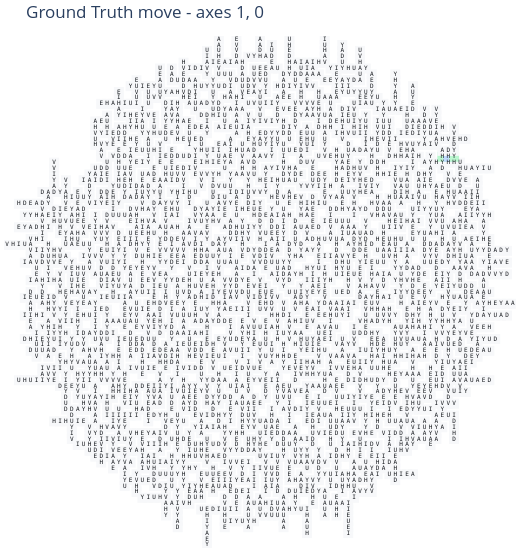

The cell this chart's notebook holds for it:
### Markdown cell above
# Keep in Mind

Ground truth != only solution

### Code cell
for figure in plot_llm_run_move(context, move_source="ground_truth"):
    display(figure)
